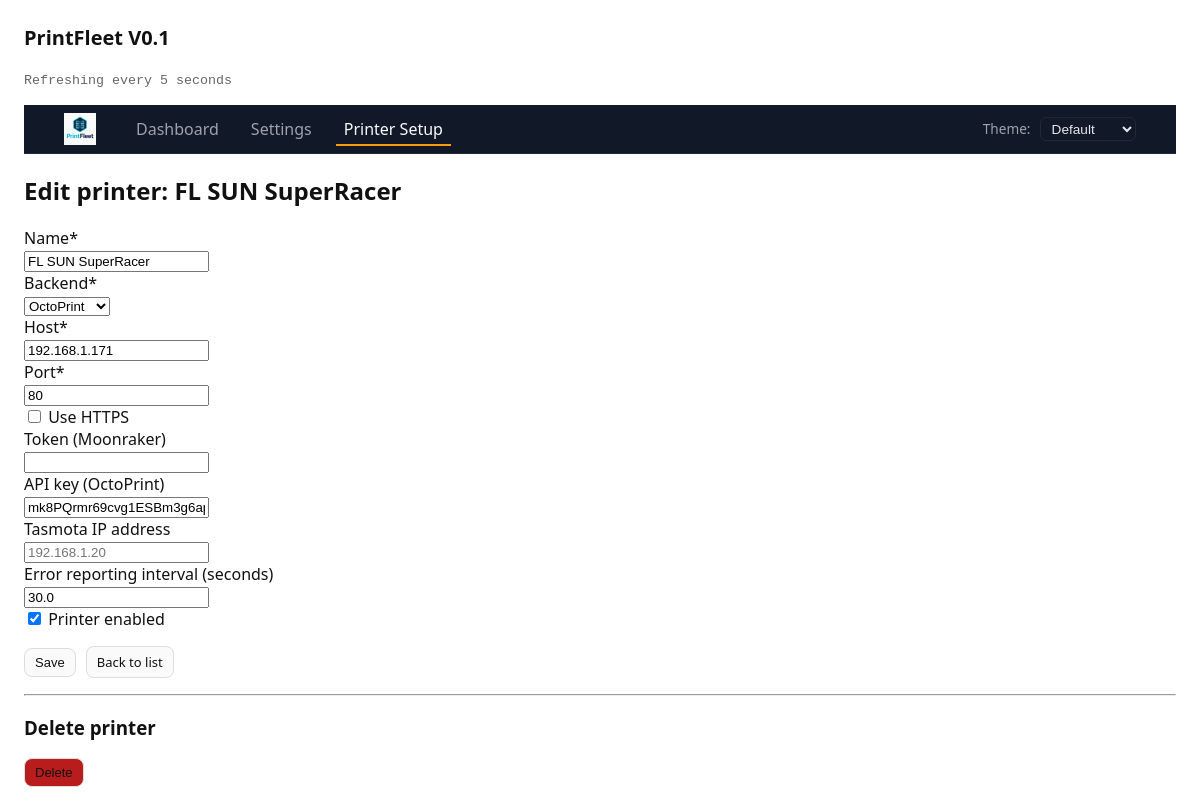
Before: /printers/3 with the older database file.
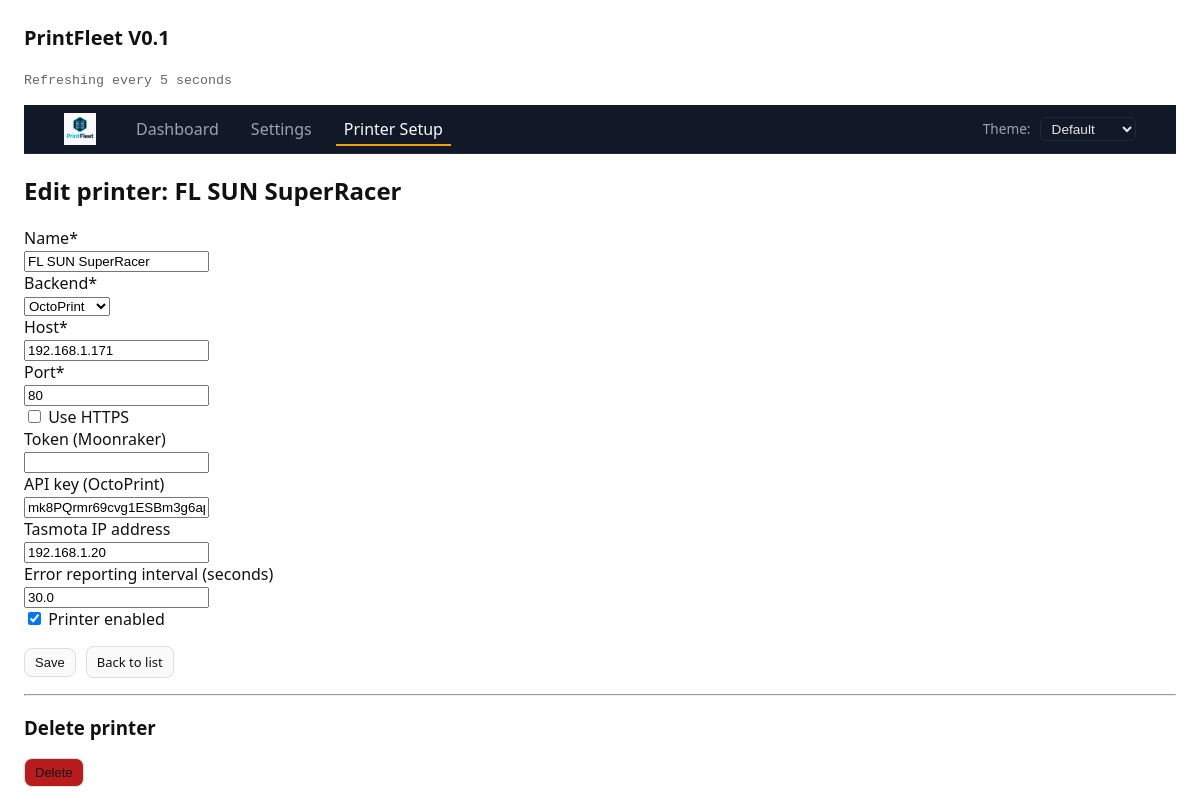
After: the same page with the newer database file.
### tables this page shows
CREATE TABLE printers (
            id INTEGER PRIMARY KEY AUTOINCREMENT,
            name TEXT NOT NULL,
            backend TEXT NOT NULL,
            host TEXT NOT NULL,
            port INTEGER NOT NULL,
            https INTEGER NOT NULL DEFAULT 0,
            token TEXT,
            api_key TEXT,
            error_report_interval REAL NOT NULL DEFAULT 30.0,
            -- Platzhalter für spätere Erweiterungen
            tasmota_host TEXT,
            tasmota_topic TEXT,
            location TEXT,
            printer_type TEXT,
            notes TEXT,
            enabled INTEGER NOT NULL DEFAULT 1
        );

### PrintFleetDB.py (the view, shortened to what this page needs)
@app.route("/printers/<int:printer_id>", methods=["GET", "POST"])
def printer_edit(printer_id: int) -> str:
    printer = get_printer_by_id(printer_id)
    if printer is None:
        abort(404)
    error = None
    return render_template("printer_form.html", page="printers", printer=printer, error=error, mode="edit")

### PrintFleetDB.py (called while the page is built, shortened)
def get_db_connection() -> sqlite3.Connection:
    conn = sqlite3.connect(DB_PATH)
    conn.row_factory = sqlite3.Row
    return conn

def get_printer_by_id(printer_id: int) -> Optional[sqlite3.Row]:
    conn = get_db_connection()
    cur = conn.cursor()
    cur.execute("SELECT * FROM printers WHERE id = ?", (printer_id,))
    row = cur.fetchone()
    conn.close()
    return row

def load_translations(lang_code: str) -> dict:
    translations: Dict[str, Any] = {}
    en_path = os.path.join(I18N_DIR, "en.json")
    if os.path.exists(en_path):
        try:
            with open(en_path, "r", encoding="utf-8") as f:
                translations = json.load(f)
        except Exception as e:
            print(f"[i18n] Fehler beim Laden von en.json: {e}", file=sys.stderr)
    return translations

def get_current_language() -> str:
    lang = SETTINGS.get("language") or "en"
    return lang

def _(key: str) -> str:
    if not hasattr(g, "translations"):
        return key
    return g.translations.get(key, key)

@app.before_request
def set_language():
    lang = get_current_language()
    g.lang = lang
    g.translations = load_translations(lang)

@app.context_processor
def inject_translation_helpers():
    return {
        "_": _,
        "current_language": lambda: getattr(g, "lang", "en"),
    }

### templates/printer_form.html (shortened to what this page needs)
{% extends "base.html" %}
{% block content %}
<h2>
  {% if mode == 'new' %}
    {{ _('printer_form_new_title') }}
  {% else %}
    {{ _('printer_form_edit_title') }}: {{ printer["name"] }}
  {% endif %}
</h2>
<form method="post">
    <div>
        <label for="name">{{ _('printer_form_name_label') }}*</label><br>
        <input type="text" id="name" name="name"
               value="{% if printer %}{{ printer['name'] }}{% endif %}" required>
    </div>
    <div>
        <label for="backend">{{ _('printer_form_backend_label') }}*</label><br>
        <select id="backend" name="backend" required>
            {% set current_backend = printer['backend'] if printer else 'moonraker' %}
            <option value="octoprint" {% if current_backend == 'octoprint' %}selected{% endif %}>OctoPrint</option>
        </select>
    </div>
    <div>
        <label for="host">{{ _('printer_form_host_label') }}*</label><br>
        <input type="text" id="host" name="host"
               value="{% if printer %}{{ printer['host'] }}{% endif %}" required>
    </div>
    <div>
        <label for="port">{{ _('printer_form_port_label') }}*</label><br>
        <input type="number" id="port" name="port"
               value="{% if printer %}{{ printer['port'] }}{% else %}80{% endif %}" required>
    </div>
    <div>
        <label>
            <input type="checkbox" name="https"
                   {% if printer and printer['https'] %}checked{% endif %}>
            {{ _('printer_form_https_label') }}
        </label>
    </div>
    <div>
        <label for="token">{{ _('printer_form_token_label') }}</label><br>
        <input type="text" id="token" name="token"
               value="{% if printer %}{{ printer['token'] or '' }}{% endif %}">
    </div>
    <div>
        <label for="api_key">{{ _('printer_form_api_key_label') }}</label><br>
        <input type="text" id="api_key" name="api_key"
               value="{% if printer %}{{ printer['api_key'] or '' }}{% endif %}">
    </div>
    <div>
        <label for="tasmota_host">{{ _('printer_form_tasmota_host_label') }}</label><br>
        <input type="text" id="tasmota_host" name="tasmota_host"
               placeholder="192.168.1.20"
               value="{% if printer %}{{ printer['tasmota_host'] or '' }}{% endif %}">
    </div>
    <div>
        <label for="error_report_interval">{{ _('printer_form_error_interval_label') }}</label><br>
        <input type="number" step="1" min="1" id="error_report_interval" name="error_report_interval"
               value="{% if printer %}{{ printer['error_report_interval'] }}{% else %}30{% endif %}">
    </div>
    {% if mode == 'edit' %}
    <div>
        <label>
            <input type="checkbox" name="enabled"
                   {% if printer and printer['enabled'] %}checked{% endif %}>
            {{ _('printer_form_enabled_label') }}
        </label>
    </div>
    {% endif %}
    <p>
        <button type="submit" class="btn">
          {% if mode == 'new' %}
            {{ _('printer_form_create_button') }}
          {% else %}
            {{ _('printer_form_save_button') }}
          {% endif %}
        </button>
        <a href="{{ url_for('printer_list') }}" class="btn">{{ _('printer_form_back_to_list') }}</a>
    </p>
</form>
{% if mode == 'edit' %}
<hr>
<h3>{{ _('printer_form_delete_title') }}</h3>
<form method="post" action="{{ url_for('printer_delete', printer_id=printer['id']) }}"
      onsubmit="return confirm('{{ _('printer_form_delete_confirm') }}');">
    <button type="submit" class="btn" style="background:#b91c1c;">
        {{ _('printer_form_delete_button') }}
    </button>
</form>
{% endif %}
{% endblock %}

### templates/base.html (shortened to what this page needs)
<!DOCTYPE html>
<html lang="{{ current_language() }}">
<head>
    <link rel="stylesheet" href="{{ url_for('static', filename='DashboardStyle.css') }}">
</head>
<body>
    <h1>PrintFleet V0.1</h1>
    <p><small class="mono">{{ _('refresh_interval_info') }}</small></p>
    <nav>
        <ul>
            <li style="margin-right: 1rem;">
                <img src="{{ url_for('static', filename='PrintFleetLogo200.png') }}"
                    alt="Logo"
                    style="height: 32px; width: auto; vertical-align: middle;">
            </li>
            <li>
                <a href="{{ url_for('index') }}"
                class="{% if page == 'overview' %}active{% endif %}">
                    {{ _('menu_dashboard') }}
                </a>
            </li>
            <li>
                <a href="{{ url_for('settings_page') }}"
                class="{% if page == 'settings' %}active{% endif %}">
                    {{ _('menu_settings') }}
                </a>
            </li>
            <li>
                <a href="{{ url_for('printer_list') }}"
                class="{% if page == 'printers' %}active{% endif %}">
                    Printer Setup
                </a>
            </li>
            <li class="theme-selector">
                <label for="themeSelect">{{ _('theme_label') }}</label>
                <select id="themeSelect">
                    <option value="default">{{ _('theme_default') }}</option>
                </select>
            </li>
        </ul>
    </nav>
    <main>
        {% block content %}{% endblock %}
    </main>
</body>
</html>

### static/DashboardStyle.css (style rules this page uses)
:root { --ok: #22c55e; --mid: #eab308; --low: #ef4444; --muted: #f0f0f0; --color-bg: #ffffff; --color-text: #111111; --color-muted-text: #666666; --color-border: #dddddd; --color-header-bg: #f5f5f5; --color-header-text: #111111; --color-progress-bg: #eeeeee; --color-progress-fill: #22c55e; --btn-bg: #fafafa; --btn-border: #dddddd; --btn-text: #111111; --btn-hover-bg: #f0f0f0; --row-offline-bg: #ffe5e5; --row-error-bg: #ffe5e5; --row-printing-bg:#eaf4ff; --row-standby-bg: #e9f9ee; --row-complete-bg:#f5fff5; --row-paused-bg: #fff9e6; --badge-printing-bg: #e7f5ff; --badge-complete-bg: #e6ffe6; --badge-paused-bg: #fff3cd; --badge-standby-bg: #f0fff4; --badge-cancelled-bg: #ffe6e6; --badge-error-bg: #ffd0c7; --badge-offline-bg: #ffc9c9; --nav-bg: #111827; --nav-text: #e5e7eb; --nav-link: #9ca3af; --nav-link-hover: #f9fafb; --nav-link-active-border: #f59e0b; --nav-border-color: #1f2937; }
body { font-family: system-ui, Arial, sans-serif; padding: 16px; color: var(--color-text); background: var(--color-bg); }
h1 { margin: 0 0 12px 0; font-size: 20px; }
small.mono { font-family: ui-monospace, SFMono-Regular, Menlo, monospace; color: var(--color-muted-text); }
.btn { display: inline-block; padding: 6px 10px; border-radius: 8px; border: 1px solid var(--btn-border); background: var(--btn-bg); text-decoration: none; color: var(--btn-text); font-size: 13px; margin-right: 6px; }
nav { background: var(--nav-bg); color: var(--nav-text); padding: 0.5rem 1rem; border-bottom: 1px solid var(--nav-border-color); }
nav ul { display: flex; align-items: center; list-style: none; margin: 0; padding: 0 1.5rem; gap: 1rem; }
nav a { color: var(--nav-link); text-decoration: none; padding: 0.25rem 0.5rem; transition: color 0.15s ease, border-bottom-color 0.15s ease; }
nav a.active, nav a:hover { color: var(--nav-link-hover); border-bottom: 2px solid var(--nav-link-active-border); }
.theme-selector { margin-left: auto; }
.theme-selector label { font-size: 0.85rem; margin-right: 0.35rem; color: var(--nav-link); }
.theme-selector select { font-size: 0.85rem; padding: 0.15rem 0.4rem; border-radius: 6px; border: 1px solid var(--nav-border-color); background: var(--nav-bg); color: var(--nav-text); }

Changed rows visible on the page:
changed printers "FL SUN SuperRacer": tasmota_host (not shown) → "192.168.1.20"
